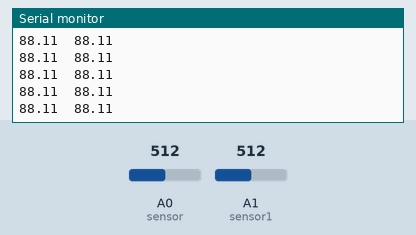
Recording of a sketch running on a simulated Arduino Uno, built with avr-gcc and run on an emulated ATmega328P. Shown: the last lines printed to the serial monitor. The inputs (shaded band) are chosen by the test bench; at power-on: A0 (sensor) = 512, A1 (sensor1) = 512.

Above: at 1.2 s.
1.3 s: A0 (sensor) set to 716
At 1.32 s:
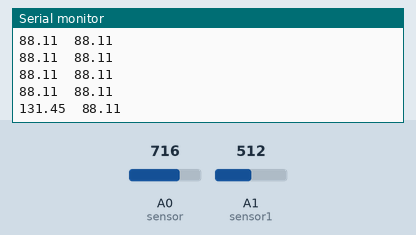
2.8 s: A1 (sensor1) set to 716
At 2.84 s:
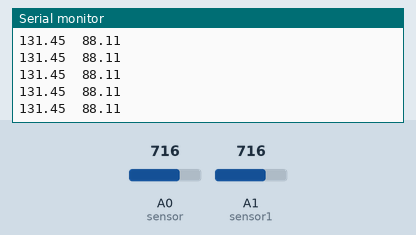
4.3 s: A0 (sensor) set to 900
At 4.37 s:
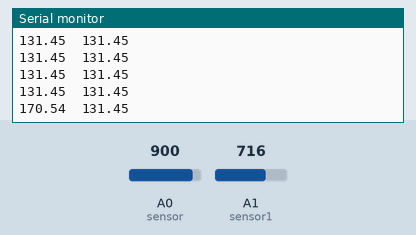
5.8 s: A1 (sensor1) set to 900
At 5.89 s:
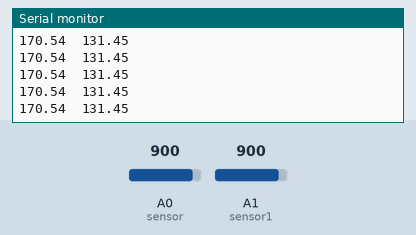
Timing chart, 0 to 8.3 s (numbered marks = the images above; inputs shaded):
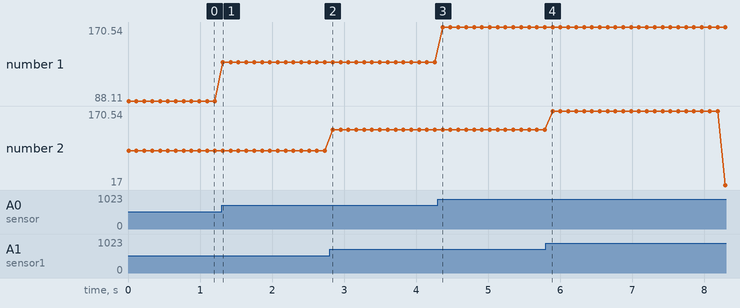

The sketch:

G4_Transducer.ino
```cpp
#define sensor A0
#define sensor1 A1

int SIZE = 20;


void setup() {
  // put your setup code here, to run once:
  Serial.begin(9600);
}

void loop() {
  float pressure_sensor_arr[SIZE];
  float pressure_sensor1_arr[SIZE];

  for (int i =0; i<SIZE; i++){
    float sensorVal = analogRead(sensor);
    float sensorVal1 = analogRead(sensor1);
    //Serial.print("Sensor Value: ");
    //Serial.print(sensorVal);

    float voltage = (sensorVal*5.0)/1024.0;
    float voltage1 = (sensorVal1*5.0)/1024.0;
    //    Serial.print("Volts: ");
    //    Serial.print(voltage);

    float pressure_pascal = (3.0*((float)voltage-0.475))*1000000.0;
    float pressure_pascal1 = (3.0*((float)voltage1-0.475))*1000000.0;//calibrate here
    //float pressure_pascal = (voltage / 16.6675) * 1000000.0;
    float pressure_bar = pressure_pascal/10e5;
    float pressure_bar1 = pressure_pascal1/10e5;
    float pressure_psi = pressure_bar*14.5038;
    float pressure_psi1 = pressure_bar1*14.5038;

    pressure_sensor_arr[i] = pressure_psi;
    pressure_sensor1_arr[i] = pressure_psi1;
  }

  float s = 0.0;
  float s1 = 0.0;

  for(int i = 0; i<SIZE; i++){
    s = s + pressure_sensor_arr[i];
    s1 = s1 + pressure_sensor1_arr[i];
  }

  float pressure_s_ave = s/SIZE;
  float pressure_s1_ave = s1/SIZE;

  Serial.print(pressure_s_ave);
  Serial.print("\t");
  Serial.println(pressure_s1_ave);

  delay(100);

}
```

Measured:
- after the input at 1.3 s, the serial monitor: prints a new line at once (image 1)
- after the input at 4.3 s, the serial monitor: prints a new line after 0.07 s (image 3)
- plotted number 1: 88.11 → 131.45 after the input at 1.3 s, 131.45 → 170.54 after the input at 4.3 s
- plotted number 2: 131.45 → 17 after the input at 5.8 s
